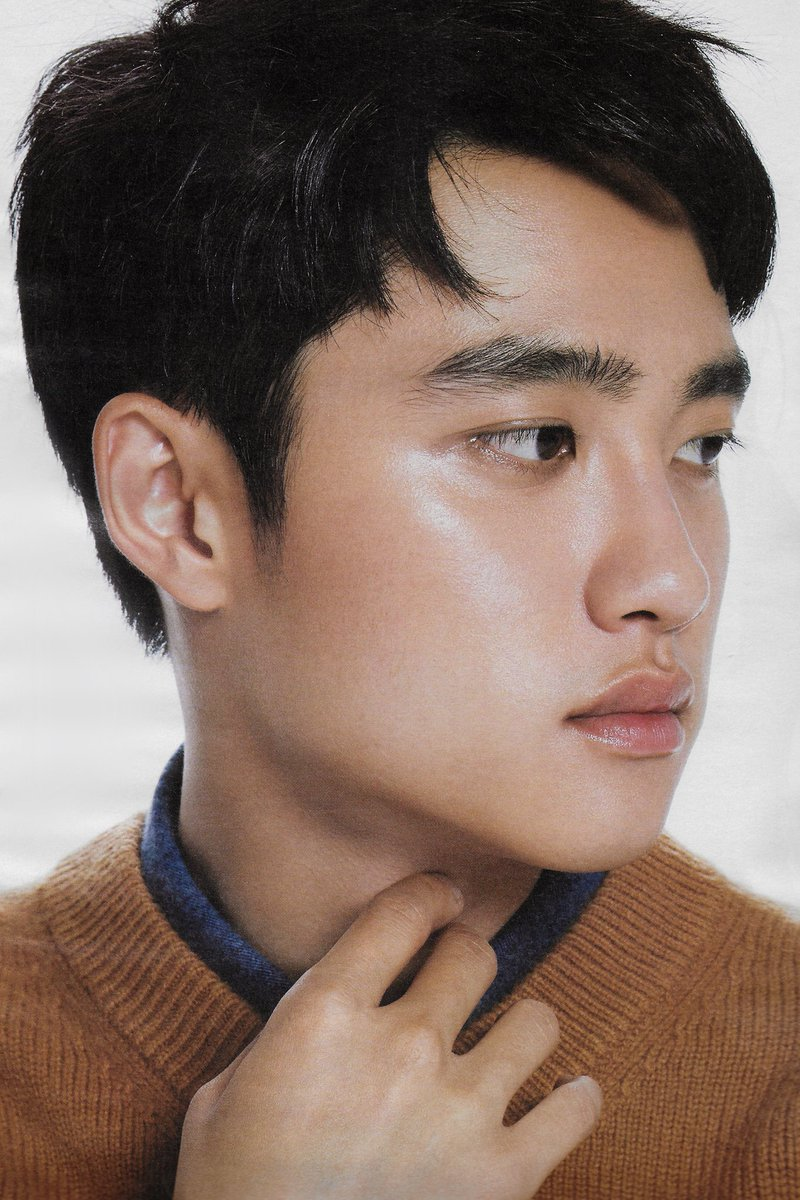
#> input picture do2.jpg, 800 x 1200 px
$ python 'Butterworth Lowpass Filter.py'
#> lines starting #> are read from the running program, lines starting #| are printed output that depends on the picture
import numpy as np
import matplotlib.pyplot as plt
from scipy import fft, ifft

def butterworth_lowpass_filter(image, cutoff_frequency, order):

    frequency_domain = fft.fft2(image)

    freq_rows, freq_cols = frequency_domain.shape
    half_rows, half_cols = freq_rows // 2, freq_cols // 2
    row_indices = np.arange(freq_rows)
    col_indices = np.arange(freq_cols)
    col_indices[half_cols:] = col_indices[half_cols:] - freq_cols
    col_indices = np.fft.fftshift(col_indices)
    distance_matrix = np.sqrt((row_indices[:, np.newaxis] - half_rows)**2 + (col_indices[np.newaxis, :] - half_cols)**2)

    filter = 1 / (1 + (distance_matrix / cutoff_frequency)**(2 * order))

    filtered_frequency_domain = frequency_domain * filter

    return np.abs(fft.ifft(filtered_frequency_domain))

from skimage import io, color

image = color.rgb2gray(io.imread('do2.jpg'))
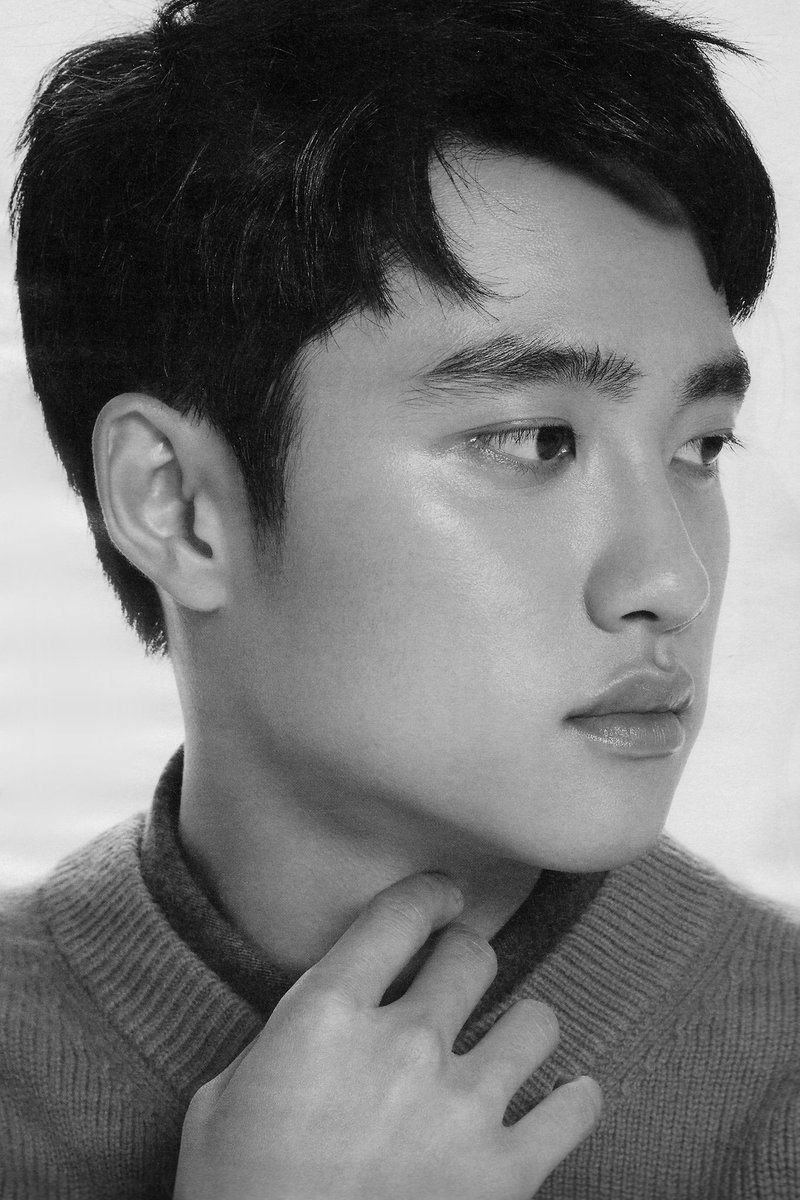
#> image: shape (1200, 800) float64; min 0.000833, max 0.997, mean 0.452

filtered_image = butterworth_lowpass_filter(image, 150, 20)
#> in butterworth_lowpass_filter, `return np.abs(fft.ifft(filtered_frequency_domain))`:
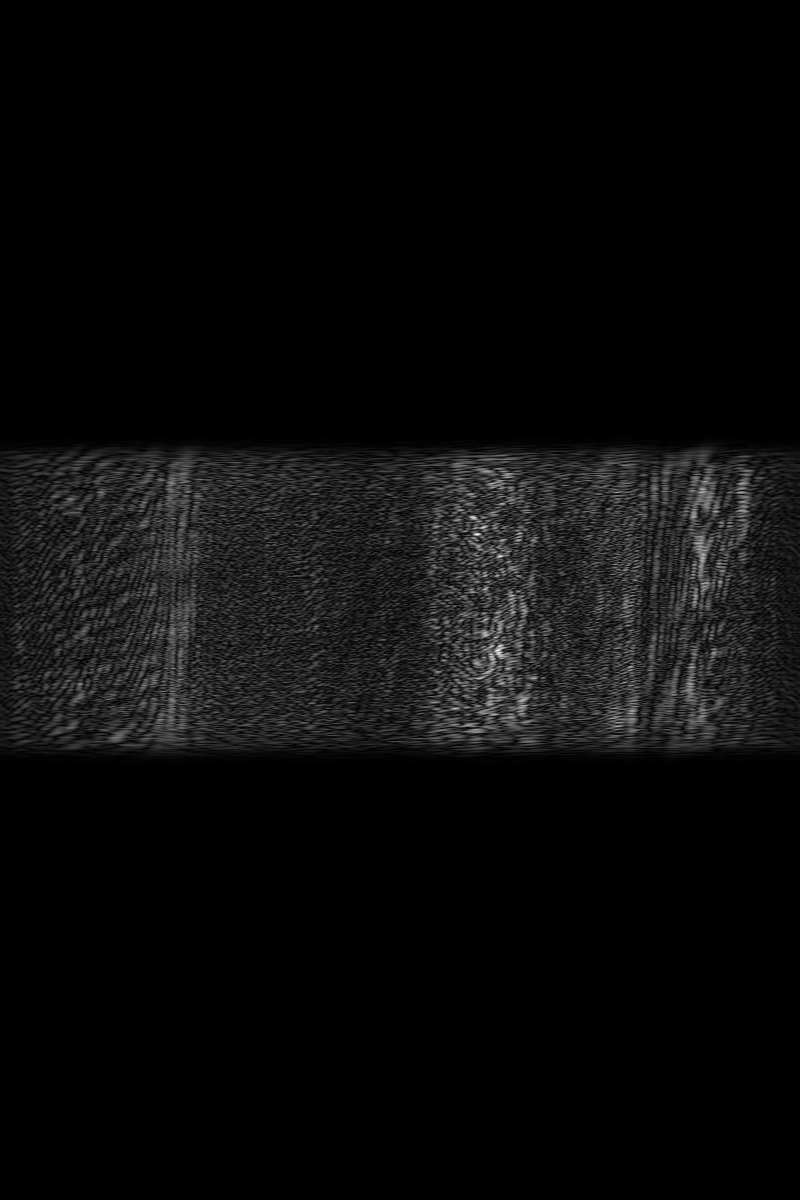
#> returned value: shape (1200, 800) float64; min 3.3e-26, max 1.71, mean 0.0724; drawn with min black and max white

plt.subplot(121), plt.imshow(image, cmap='gray'), plt.title('Gambar Asli')
plt.subplot(122), plt.imshow(filtered_image, cmap='gray'), plt.title('Hasil Filter')
plt.show()
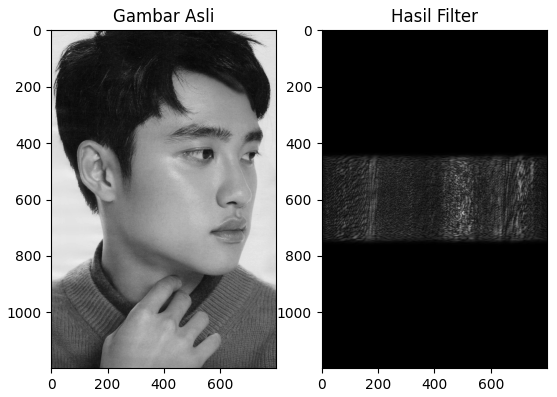
#> figure drawn by matplotlib, 2 panels

$ run again, with do1.jpg copied over do2.jpg
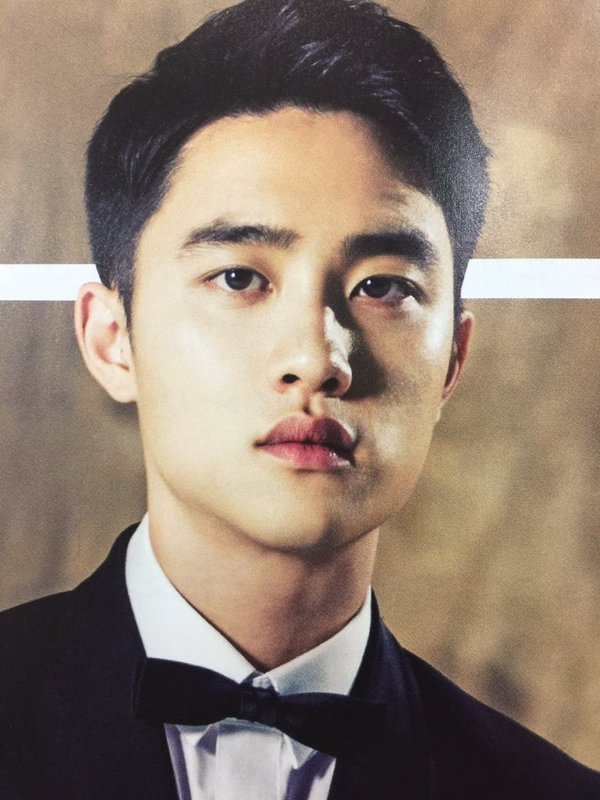
#> input picture do1.jpg, 600 x 800 px
#> in butterworth_lowpass_filter, `return np.abs(fft.ifft(filtered_frequency_domain))`:
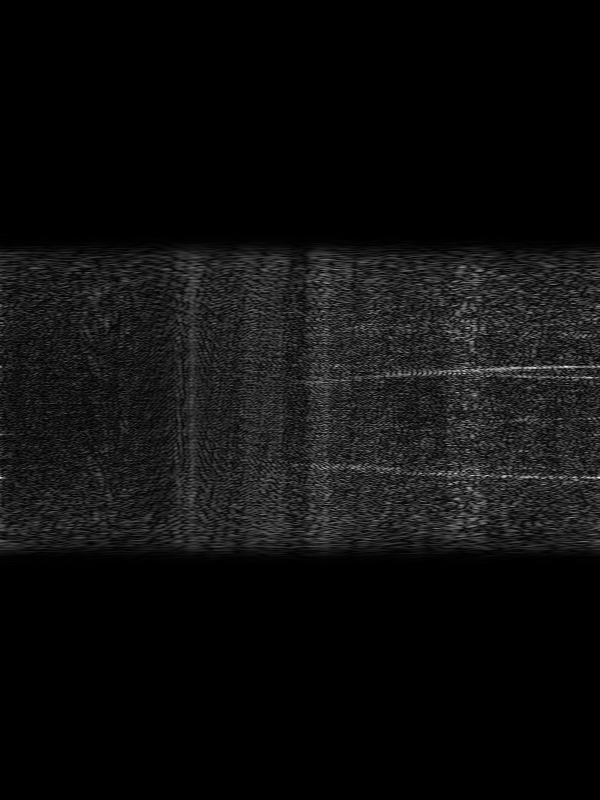
#> returned value: shape (800, 600) float64; min 1.52e-18, max 1.47, mean 0.0823; drawn with min black and max white
#> `plt.show()`:
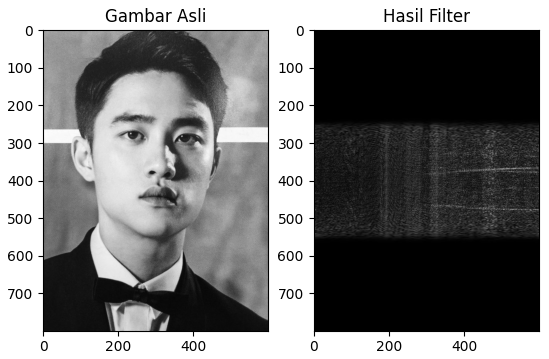
#> figure drawn by matplotlib, 2 panels

$ run again, with do3.jpg copied over do2.jpg
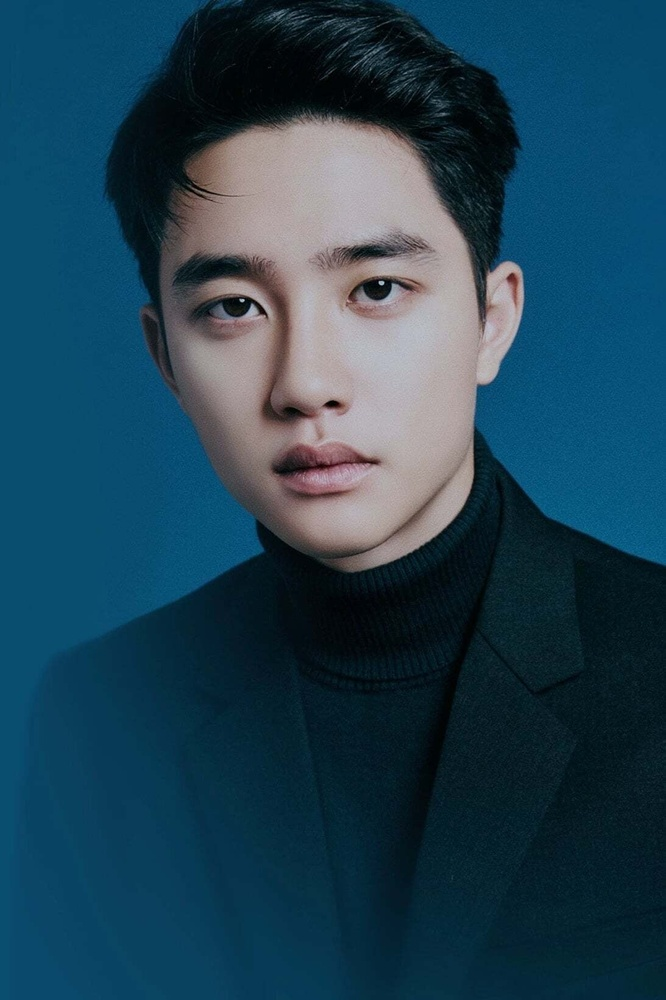
#> input picture do3.jpg, 666 x 1000 px, shrunk from 1093 x 1640 before the run
#> in butterworth_lowpass_filter, `return np.abs(fft.ifft(filtered_frequency_domain))`:
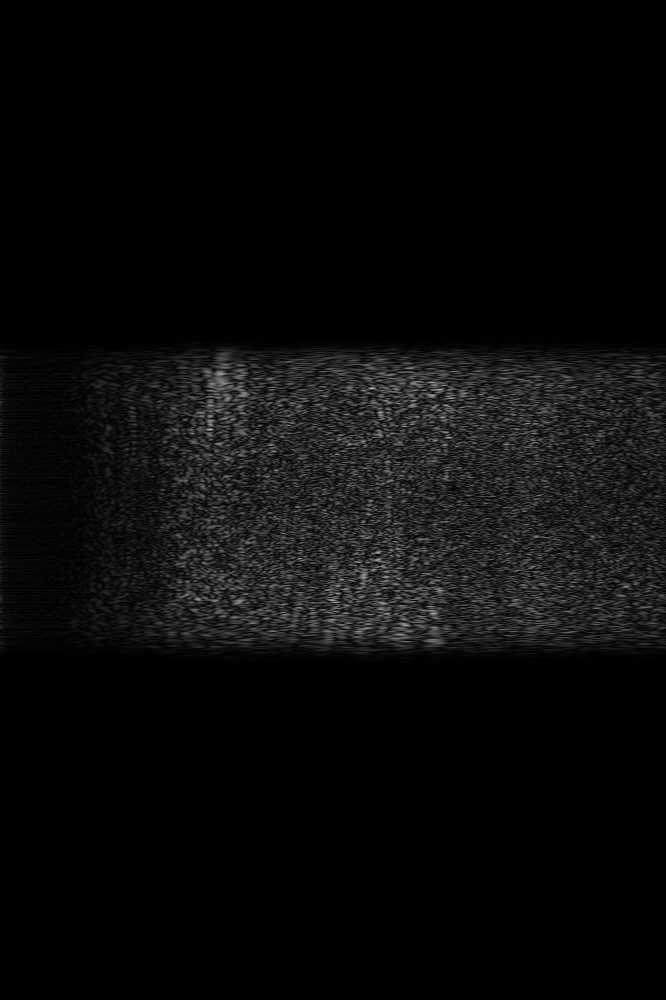
#> returned value: shape (1000, 666) float64; min 4.3e-23, max 0.72, mean 0.0399
#> `plt.show()`:
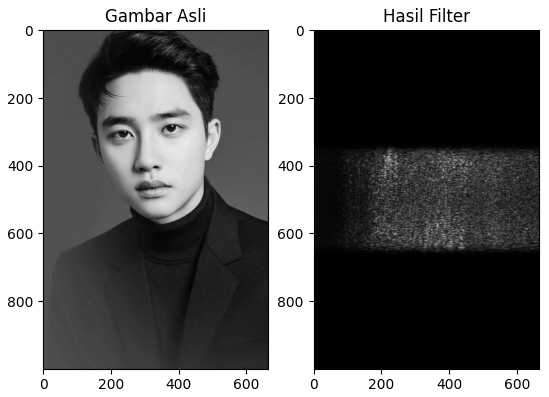
#> figure drawn by matplotlib, 2 panels
